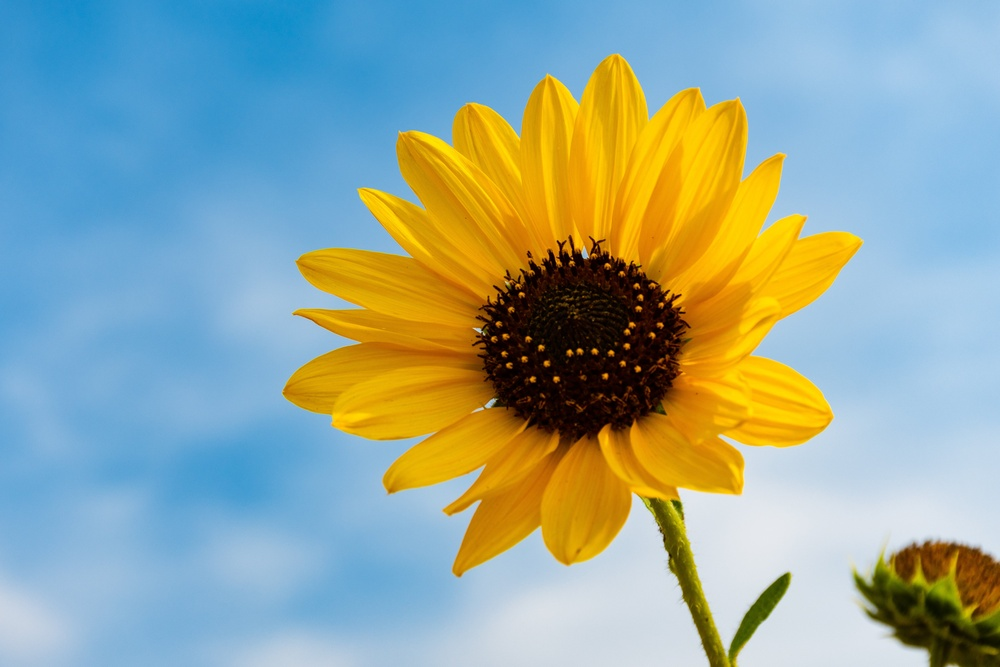
#> input picture dataset/sunflower2.jpg, 1000 x 667 px, shrunk from 5568 x 3712 before the run, found by its file name
$ python Sobel_Fileter.py   (older library calls are emulated)
#> lines starting #> are read from the running program, lines starting #| are printed output that depends on the picture
import cv2
import numpy as np

img = cv2.imread("/Users/sowmyamgangadhar/Documents/ComputerVision/2D/Assignments/Image_Processing/dataset/sunflower2.jpg")
#> img is the input picture: shape (667, 1000, 3); mean B, G, R 155.9, 167.4, 148.4
grey = cv2.cvtColor(img, cv2.COLOR_BGR2GRAY)
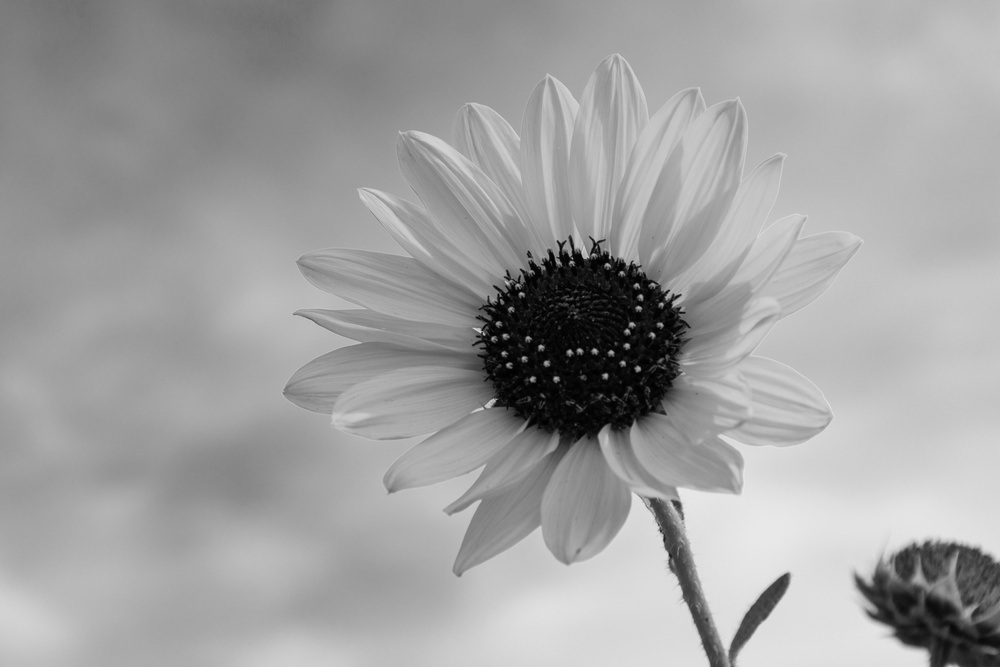
#> grey: shape (667, 1000); min 0, max 234, mean 160.4

#edge detection x direction, cv_64F: data type for output image, 1,0: x direction, ksize: filter size 5x5
sobel_x = cv2.Sobel(grey, cv2.CV_64F, 1, 0,ksize=3)
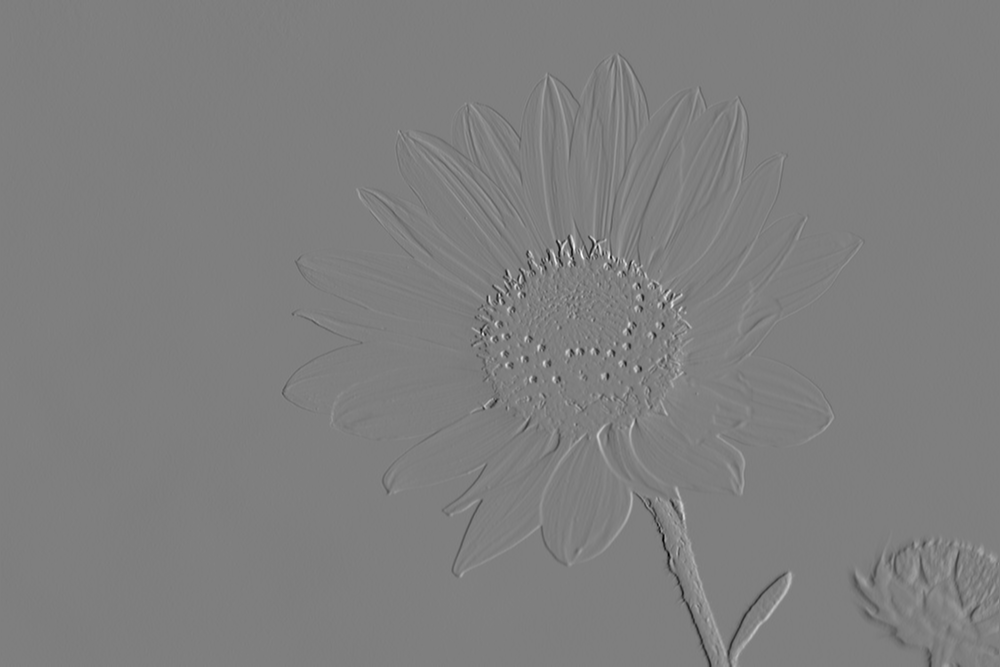
#> sobel_x: shape (667, 1000) float64; min -674, max 679, mean 0.2; drawn with min black and max white
#edge detection y direction, cv_64F: data type for output image, 0,1: y direction, ksize: filter size 5x5
sobel_y = cv2.Sobel(grey, cv2.CV_64F, 0,1, ksize=3)

magnitude, direction = cv2.cartToPolar(sobel_x, sobel_y, angleInDegrees=True)
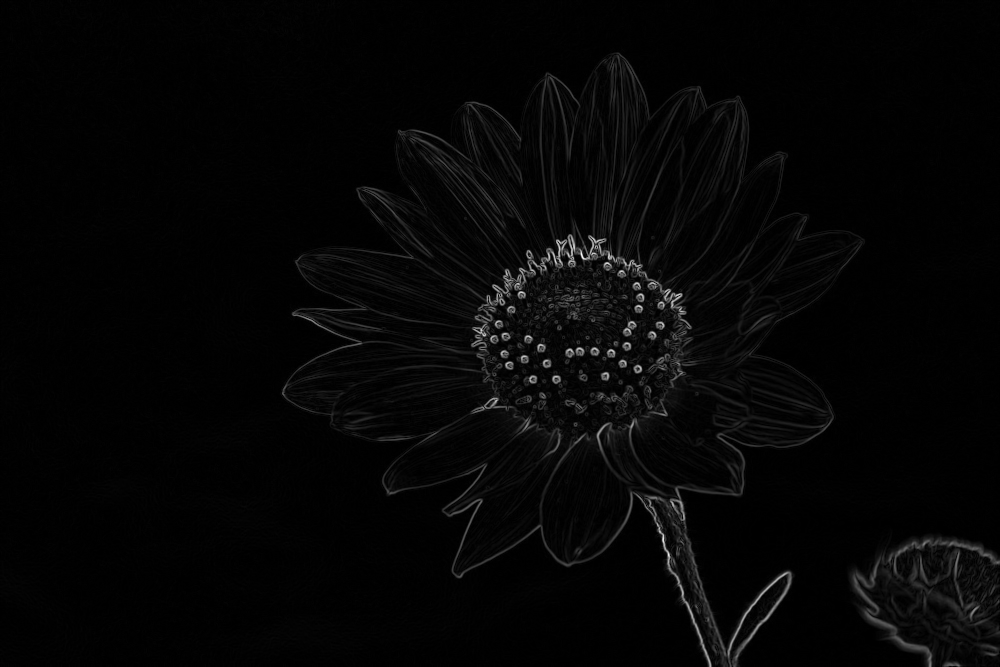
#> magnitude: shape (667, 1000) float64; min 0, max 722.5, mean 16.4; drawn with min black and max white
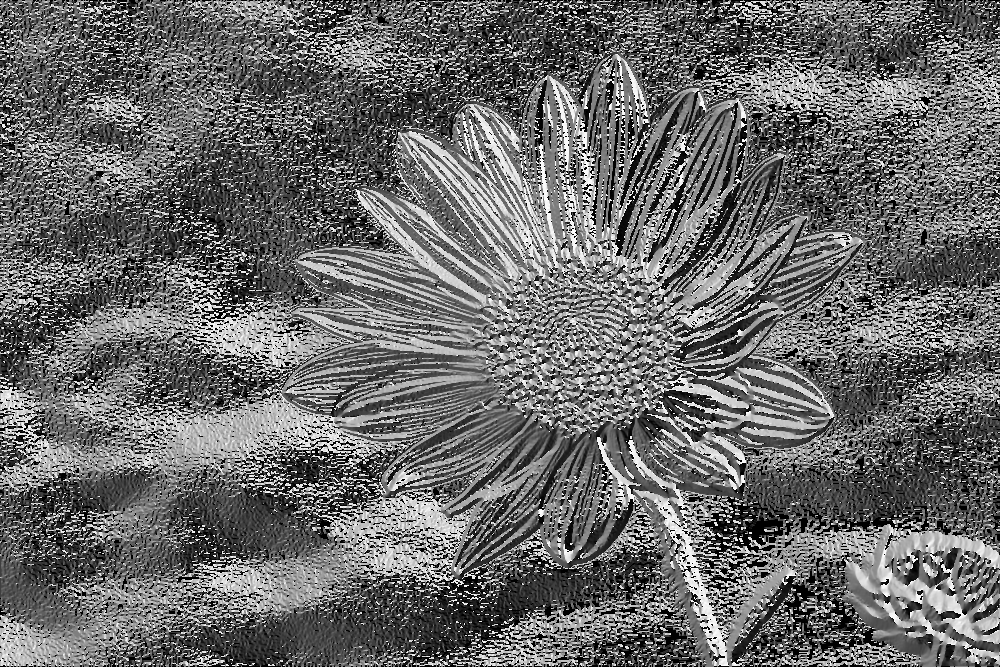
#> direction: shape (667, 1000) float64; min 0, max 359.7, mean 150.1; drawn with min black and max white

sobel = np.hypot(sobel_x, sobel_y)

sobel = (sobel/sobel.max())
# [4 lines of commented-out code are left out]
cv2.imshow("direction", direction)
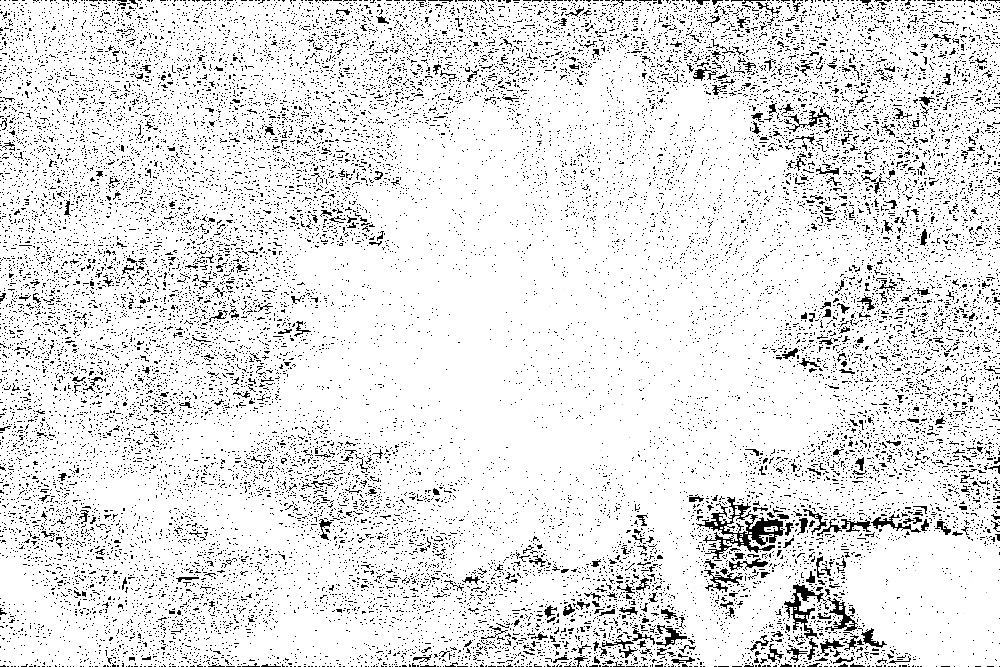
#> window 'direction': shape (667, 1000); min 0, max 255, mean 228.8
cv2.waitKey(0)
cv2.destroyAllWindows()
